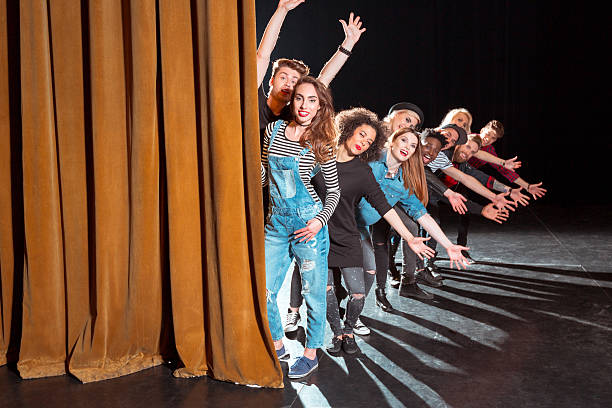
#> input picture lessonOne/file.jpg, 612 x 408 px
$ python facereco.py
#> lines starting #> are read from the running program, lines starting #| are printed output that depends on the picture; after the words box and inside, x2 and y2 are one past the last pixel; in counts of white or black regions, pixels touching at a corner belong together
import cv2
import matplotlib.pyplot as plt

def detect_faces_opencv(image_path):
    # Load the image
#> called with image_path = 'file.jpg'
    image = cv2.imread(image_path)
#> image is the input picture: shape (408, 612, 3); mean B, G, R 52.6, 71.3, 99.9
    if image is None:
        print(f"Error: The file '{image_path}' was not found.")
        return

    # Convert to grayscale (required for face detection)
    gray = cv2.cvtColor(image, cv2.COLOR_BGR2GRAY)
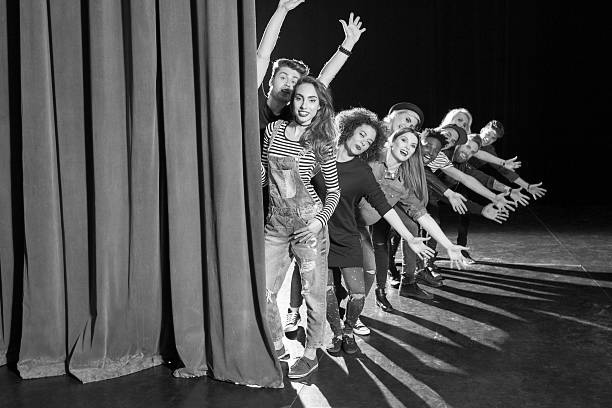
#> gray: shape (408, 612); min 0, max 255, mean 77.7

    # Load the Haar cascade for face detection
    face_cascade = cv2.CascadeClassifier(cv2.data.haarcascades + 'haarcascade_frontalface_default.xml')

    # Detect faces
    faces = face_cascade.detectMultiScale(gray, scaleFactor=1.1, minNeighbors=5, minSize=(30, 30))
#> faces = [[288, 85, 36, 36]]

    if len(faces) == 0:
        print("No faces detected in the image.")
        return

    # Draw rectangles around faces
    for (x, y, w, h) in faces:
        cv2.rectangle(image, (x, y), (x+w, y+h), (255, 0, 0), 2)
#> this loop made 1 pass
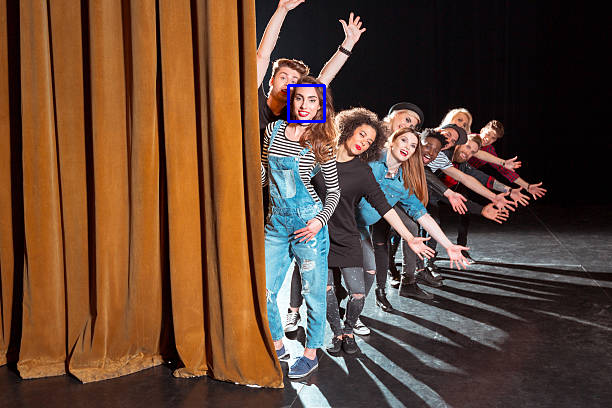
#> image: shape (408, 612, 3); 0.17% of pixels changed, all inside (x1, y1, x2, y2) = (287, 84, 326, 123)

    # Save cropped faces
    for i, (x, y, w, h) in enumerate(faces):
        face = image[y:y+h, x:x+w]
        face_path = f"face_{i+1}.jpg"
        cv2.imwrite(face_path, face)
        print(f"Face {i+1} saved as '{face_path}'.")
#> this loop made 1 pass
#| Face 1 saved as 'face_1.jpg'.
#> pass 1, in detect_faces_opencv, `face = image[y:y+h, x:x+w]`:
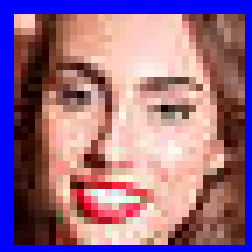
#> face: shape (36, 36, 3) (shown 7 times larger); mean B, G, R 138, 107.5, 150.7

    # Convert the image from BGR (OpenCV format) to RGB (Matplotlib format)
    rgb_image = cv2.cvtColor(image, cv2.COLOR_BGR2RGB)

    # Display the image with Matplotlib
    plt.imshow(rgb_image)
    plt.axis('off')  # Hide axes for better visualization
    plt.title("Detected Faces")
    plt.show()

# Example usage
image_path = "file.jpg"  # Update with the actual path to your image
detect_faces_opencv(image_path)

$ run again, with lessonOne/me.jpg copied over lessonOne/file.jpg
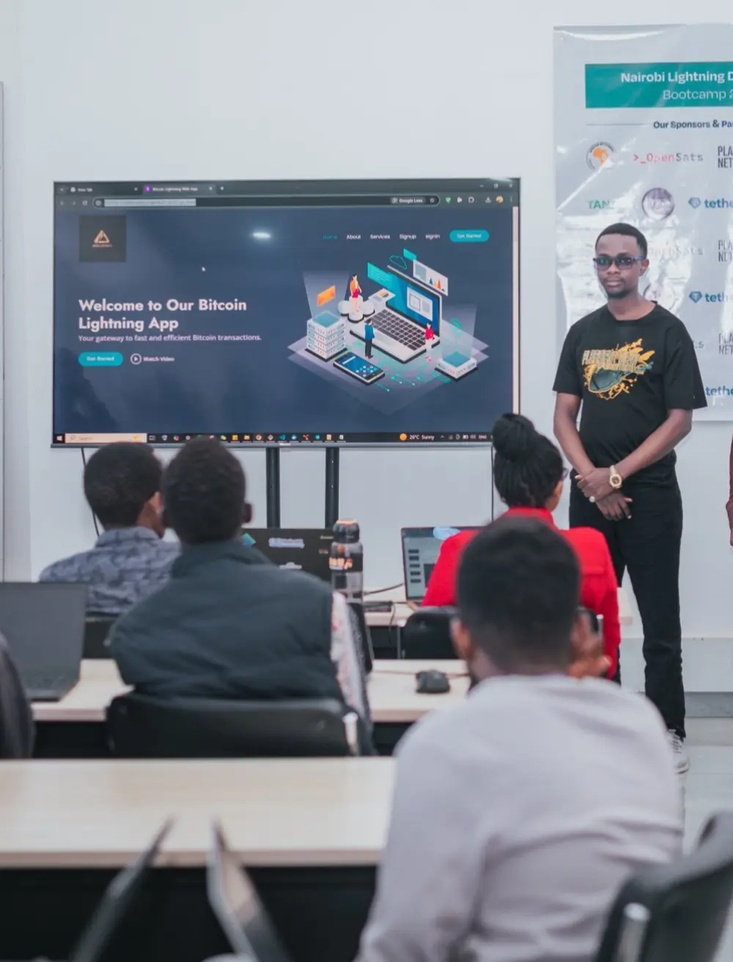
#> input picture lessonOne/me.jpg, 733 x 962 px, shrunk from 1000 x 1312 before the run
#> in detect_faces_opencv, image is the input picture: shape (962, 733, 3); mean B, G, R 143.6, 133.7, 128.7
#> faces = [[586, 238, 62, 62]]
#> the loop in detect_faces_opencv, `for (x, y, w, h) in faces:` made 1 pass
#> after the loop in detect_faces_opencv, `for (x, y, w, h) in faces:`:
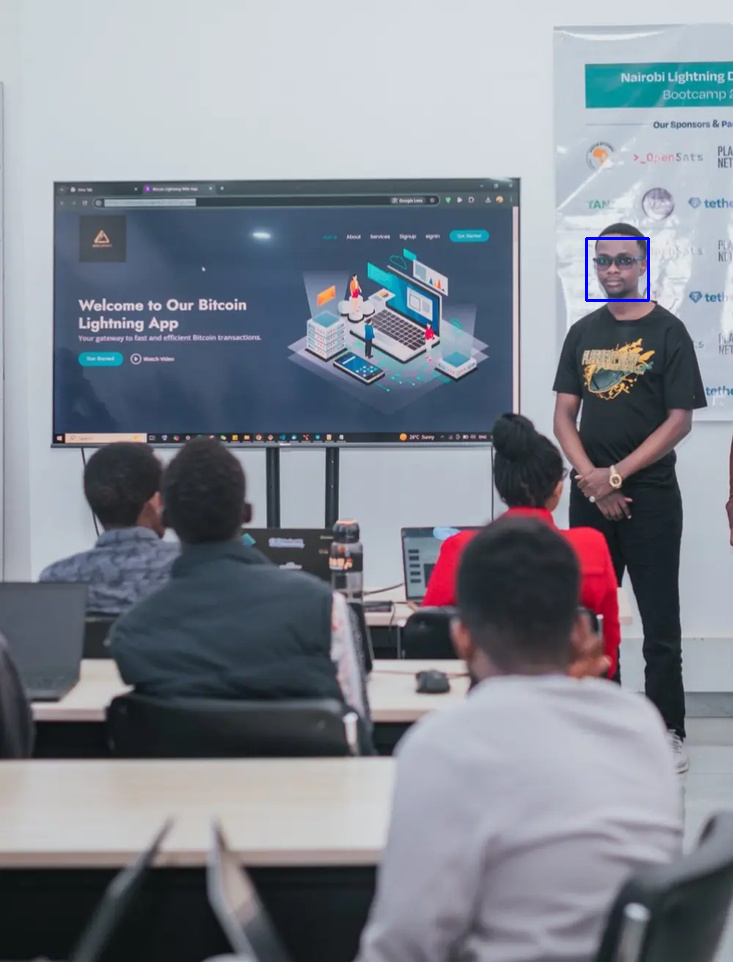
#> image: shape (962, 733, 3); 0.1% of pixels changed, all inside (x1, y1, x2, y2) = (585, 237, 650, 302)
#> the loop in detect_faces_opencv, `for i, (x, y, w, h) in enumerate(faces):` made 1 pass
#> (printed output is left out)
#> pass 1, in detect_faces_opencv, `face = image[y:y+h, x:x+w]`:
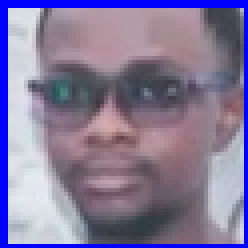
#> face: shape (62, 62, 3) (shown 4 times larger); mean B, G, R 155.4, 121.2, 131.9
